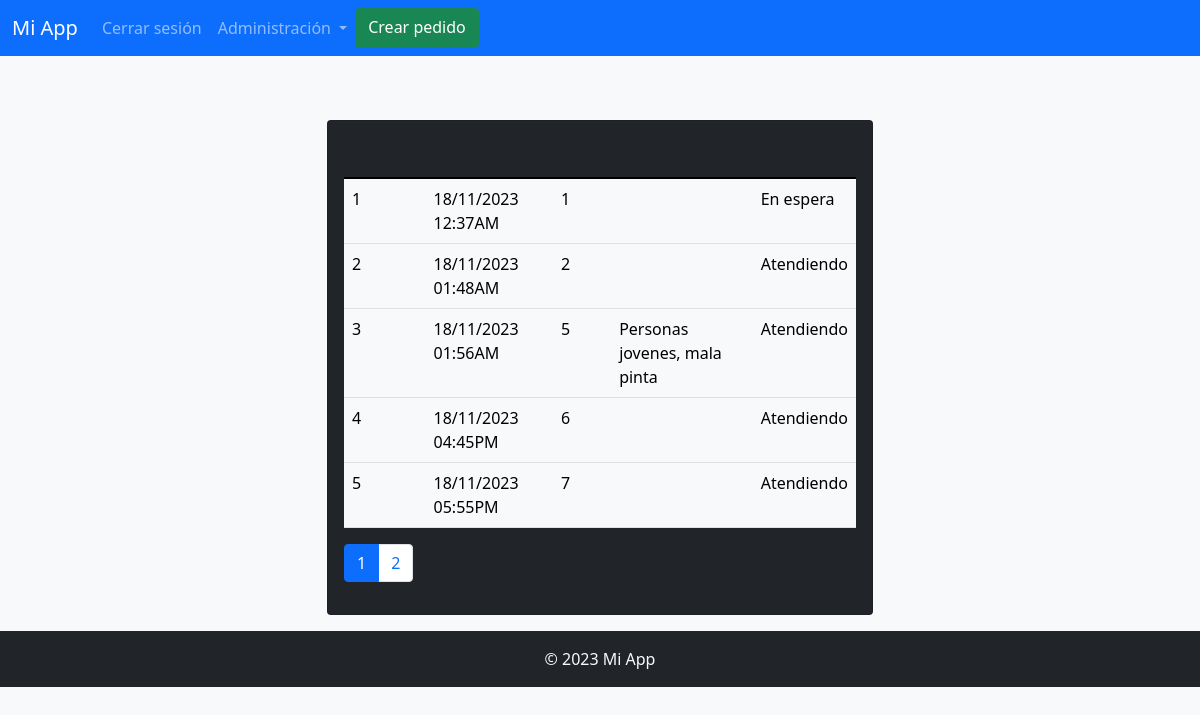
The page /admin/pedidos (signed in) on the database its author committed.
### models/Pedido.py (models this page shows)
class Pedido(db.Model):
  id = db.Column(db.Integer, primary_key=True)
  fecha = db.Column(db.DateTime, nullable=False, default=datetime.utcnow)
  mesa = db.Column(db.Integer, db.ForeignKey('mesa.id'), nullable=False)
  detalle = db.Column(db.String(200), nullable=True)
  estado = db.Column(db.String(20), nullable=False)

### models/Mesa.py (models this page shows)
class Mesa(db.Model):
  id = db.Column(db.Integer, primary_key=True)
  numero = db.Column(db.Integer, unique=True, nullable=False)
  capacidad = db.Column(db.Integer, nullable=False)
  estado = db.Column(db.String(20), nullable=False)
  ocupada = db.Column(db.Boolean, nullable=False)

### routes/gestion/pedido.py (the view)
@pedido.route('/admin/pedidos', methods=['GET'])
@login_required
def ver_todos():
  pagina = request.args.get('pagina', 1, type=int)
  estado = request.args.get('estado', 0, type=int)
  pedidos_por_pagina = request.args.get('elementos', 5, type=int)
  if estado == 0:
      pedidos_filtrados_paginados = Pedido.query.paginate(page=pagina, per_page=pedidos_por_pagina, error_out=False)
  else:
      estados = {1: 'En espera', 2: 'Atendiendo', 3: 'Atendido', 4: 'Preparando', 5: 'Finalizado'}
      estado_final = estados.get(estado, '')
      pedidos_filtrados_paginados = Pedido.query.filter_by(estado=estado_final).paginate(page=pagina, per_page=pedidos_por_pagina, error_out=False)
  def obtener_numero_mesa(id_mesa):
    mesa = Mesa.query.get(id_mesa)
    return mesa.numero if mesa else 'Mesa no encontrada'
  def formatear_fecha(fecha):
    return fecha.strftime('%d/%m/%Y %I:%M%p') if fecha else ''
  return render_template('admin/pedidos.html', pedidos_filtrados_paginados=pedidos_filtrados_paginados, obtener_numero_mesa=obtener_numero_mesa, formatear_fecha=formatear_fecha)

### models/User.py (called while the page is built)
@login_manager.user_loader
def load_user(user_id):
  return User.query.get(int(user_id))

### templates/admin/pedidos.html (shortened to what this page needs)
{% extends "base.html" %}
{% block content %}
<div class="row justify-content-center">
  <div class="col-lg-6 col-md-12">
    <div class="card bg-dark text-light mt-5">
      <div class="card-body">
        <div class="table-responsive">
          <table class="table">
            <thead class="thead-light">
              <tr>
                <th>Número</th>
                <th>Fecha</th>
                <th>Mesa</th>
                <th>Detalle</th>
                <th>Estado</th>
              </tr>
            </thead>
            <tbody class="table-light">
              {% for pedido in pedidos_filtrados_paginados %}
              <tr>
                <td>
                  {{ pedido.id }}
                </td>
                <td>
                  {{ formatear_fecha(pedido.fecha) }}
                </td>
                <td>
                  {{ obtener_numero_mesa(pedido.mesa) }}
                </td>
                <td>
                  {{ pedido.detalle }}
                </td>
                <td>
                  {{ pedido.estado }}
                </td>
              </tr>
              {% endfor %}
            </tbody>
          </table>
          <ul class="pagination">
            {% for pag_num in pedidos_filtrados_paginados.iter_pages() %}
                {% if pag_num %}
                    {% if pedidos_filtrados_paginados.page == pag_num %}
                        <li class="page-item active"><span class="page-link">{{ pag_num }}</span></li>
                    {% else %}
                        <li class="page-item">
                          <a class="page-link" href="{{ url_for('pedido.ver_todos', pagina=pag_num, elementos=pedidos_filtrados_paginados.per_page, estado=request.args.get('estado')) }}">{{ pag_num }}</a>
                        </li>
                    {% endif %}
                {% else %}
                    <span class="ellipsis">...</span>
                {% endif %}
            {% endfor %}
        </ul>
        </div>
      </div>
    </div>
  </div>
</div>
{% endblock %}

### rows shown on the page
Pedido: id "1", fecha "18/11/2023 12:37AM", mesa.numero "1", estado "En espera"
Pedido: id "2", fecha "18/11/2023 01:48AM", mesa.numero "2", estado "Atendiendo"
Pedido: id "3", fecha "18/11/2023 01:56AM", mesa.numero "5", detalle "Personas jovenes, mala pinta", estado "Atendiendo"
Pedido: id "4", fecha "18/11/2023 04:45PM", mesa.numero "6", estado "Atendiendo"
Pedido: id "5", fecha "18/11/2023 05:55PM", mesa.numero "7", estado "Atendiendo"

### other values the page prints
{{ pag_num }} "1"
{{ pag_num }} "2"
